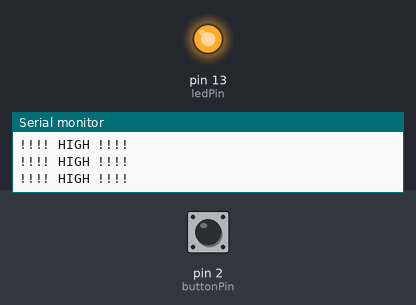
A sketch run on a simulated Arduino Uno, built with avr-gcc and run on an emulated ATmega328P. Shown: output pins drawn as LEDs (lit = HIGH), the last lines printed to the serial monitor. The inputs (shaded band) are chosen by the test bench; at power-on: pin 2 (buttonPin) HIGH.

Above: at 1.2 s.
1.3 s: pin 2 (buttonPin) pulled LOW for 0.15 s
At 1.4 s:
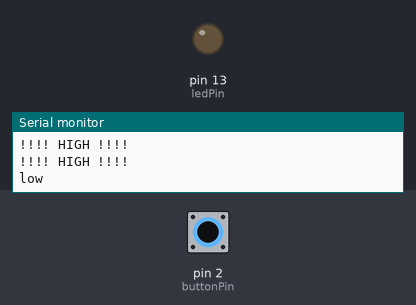
3.0 s: pin 2 (buttonPin) pulled LOW for 3.2 s
At 7.0 s:
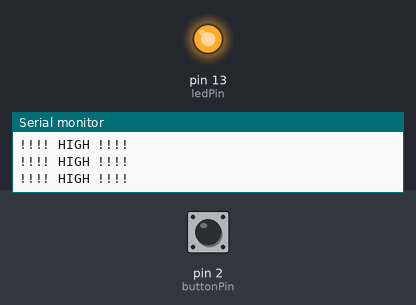
Timing chart, 0 to 8.5 s (numbered marks = the images above; inputs shaded):
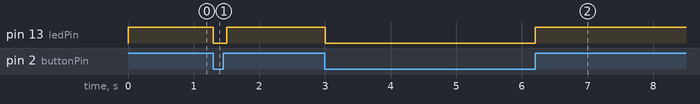

The sketch:

pulldown.ino
```cpp
const int buttonPin = 2;
const int ledPin = 13;

void setup() {
  pinMode(buttonPin, INPUT);
  pinMode(ledPin, OUTPUT);
  Serial.begin(9600);
}

void loop() {
  int reading = digitalRead(buttonPin);
  digitalWrite(ledPin, reading);
  if (reading == LOW) {
    Serial.println("low");
  }
  else {
    Serial.println("!!!! HIGH !!!!");
  }
  delay(100);
}
```

Measured:
- after the input at 1.3 s, pin 13 (ledPin): HIGH → LOW at once, → HIGH 0.20 s later
- after the input at 3.0 s, pin 13 (ledPin): HIGH → LOW at once, → HIGH 3.2 s later
